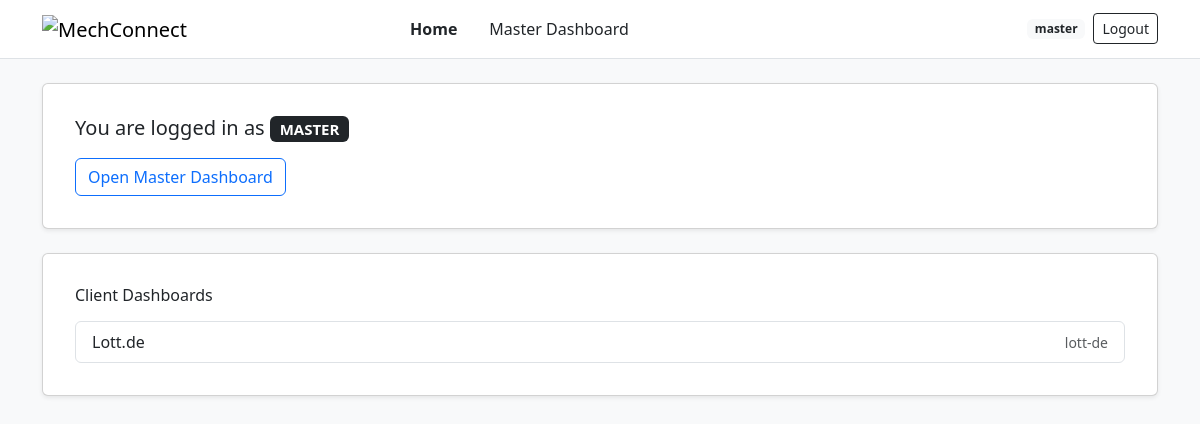
Page / (signed in) on the committed database.
### dashboard/models.py (models this page shows, shortened)
class User(AbstractUser):
    ROLE_CHOICES = (("MASTER","MASTER"), ("CLIENT","CLIENT"))
    role = models.CharField(max_length=10, choices=ROLE_CHOICES, default="CLIENT")
    organization = models.ForeignKey(Organization, null=True, blank=True, on_delete=models.SET_NULL)
    def is_master(self):
        return self.role == "MASTER" or self.is_superuser  # or add: or self.is_staff

class Organization(models.Model):
    name = models.CharField(max_length=120)
    slug = models.SlugField(unique=True)

### dashboard/views.py (the view)
# urls.py: path("", home, name="home"),   # <-- add home at root
def home(request):
    user = request.user
    context = {"is_authenticated": user.is_authenticated,
               "is_master": False, "orgs": [], "client_org": None}
    if user.is_authenticated:
        if hasattr(user, "is_master") and user.is_master():
            context["is_master"] = True
            context["orgs"] = list(Organization.objects.all().order_by("name"))
        else:
            context["client_org"] = user.organization
    return render(request, "home.html", context)

### dashboard/templates/home.html (shortened to what this page needs)
{% extends "base.html" %}
{% block content %}
{% if not is_authenticated %}
  <div class="row justify-content-center">
    <div class="col-12 col-md-8 col-lg-6">
      <div class="card shadow-sm">
        <div class="card-body text-center">
          <h1 class="h4 mb-3">Welcome</h1>
          <p class="text-muted mb-4">
            Please sign in to access your dashboard.
          </p>
          <a class="btn btn-primary" href="{% url 'login' %}">Login</a>
        </div>
      </div>
    </div>
  </div>
{% else %}
  {% if is_master %}
    <div class="card shadow-sm mb-4">
      <div class="card-body">
        <h2 class="h5 mb-3">You are logged in as <span class="badge bg-dark">MASTER</span></h2>
        <div class="d-flex gap-2 flex-wrap">
          <a class="btn btn-outline-primary" href="{% url 'master_dashboard' %}">Open Master Dashboard</a>
        </div>
      </div>
    </div>
    <div class="card shadow-sm">
      <div class="card-body">
        <h3 class="h6 mb-3">Client Dashboards</h3>
        {% if orgs %}
          <div class="list-group">
            {% for o in orgs %}
              <a class="list-group-item list-group-item-action d-flex justify-content-between align-items-center"
                 href="{% url 'client_dashboard' org_slug=o.slug %}">
                <span>{{ o.name }}</span>
                <span class="text-muted small">{{ o.slug }}</span>
              </a>
            {% endfor %}
          </div>
        {% else %}
          <div class="alert alert-secondary mb-0">No organizations found.</div>
        {% endif %}
      </div>
    </div>
  {% endif %}
{% endif %}
{% endblock %}

### dashboard/templates/base.html (shortened to what this page needs)
{% load static %}
<!DOCTYPE html>
<html>
  <head>
    <link
      href="https://cdn.jsdelivr.net/npm/bootstrap@5.3.8/dist/css/bootstrap.min.css"
      rel="stylesheet"
    />
  </head>
  <body class="bg-light">
    <nav class="navbar navbar-light bg-white border-bottom">
      <div class="container d-flex align-items-center">
        <a class="navbar-brand me-3" href="{% url 'home' %}">
          <img
            src="https://mechconnect.de/logo.svg"
            alt="MechConnect"
            height="28"
          />
        </a>
        <ul class="nav mx-auto">
          <li class="nav-item">
            <a class="nav-link fw-semibold text-dark" href="{% url 'home' %}">Home</a>
          </li>
          {% if user.is_authenticated %} {% if user.is_master %}
          <li class="nav-item">
            <a class="nav-link text-dark" href="{% url 'master_dashboard' %}"
              >Master Dashboard</a
            >
          </li>
          {% endif %} {% endif %}
        </ul>
        <div class="d-flex align-items-center ms-auto">
          {% if user.is_authenticated %}
          <span class="badge text-bg-light text-dark me-2"
            >{{ user.username }}</span
          >
          <form action="{% url 'logout' %}" method="post" class="mb-0">
            <button type="submit" class="btn btn-outline-dark btn-sm">
              Logout
            </button>
          </form>
          {% else %}
          <a class="btn btn-outline-dark btn-sm" href="{% url 'login' %}"
            >Login</a
          >
          {% endif %}
        </div>
      </div>
    </nav>
    <main class="container my-4">{% block content %}{% endblock %}</main>
  </body>
</html>

### dashboard/templates/base.html (style rules this page uses)
body { font-family: system-ui, Segoe UI, Roboto, Arial, sans-serif; margin: 0; background: #0b0f14; color: #e8eef5; }
a { color: #93c5fd; text-decoration: none; }
.card { background: #0f1720; border: 1px solid #1f2937; border-radius: 12px; padding: 16px; margin-bottom: 16px; }
select, button, input { background: #0b1220; color: #e8eef5; border: 1px solid #334155; border-radius: 8px; padding: 8px; }

### rows in the picture
User: username "master"
Organization: name "Lott.de", slug "lott-de"
